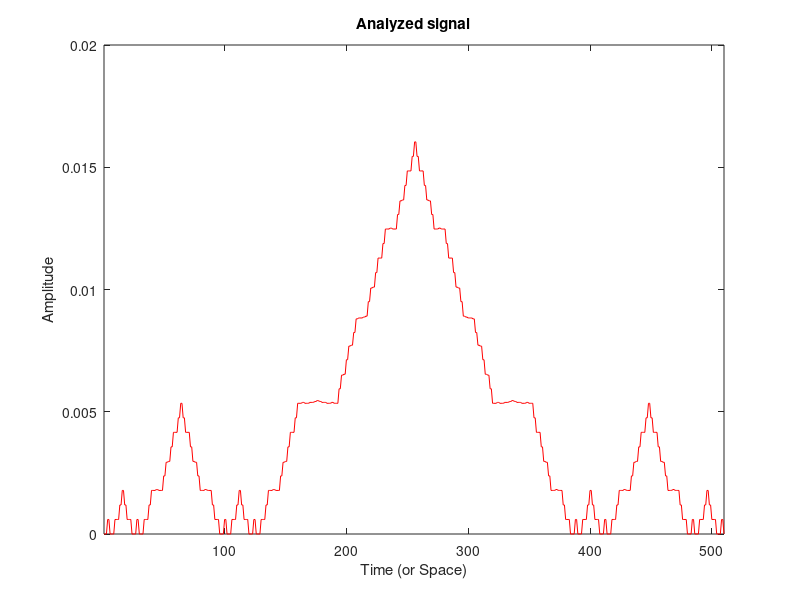

Reproduce this figure in MATLAB. (Note: this script raises an error after producing the figure.)
%% Continuous and Discrete Wavelet Analysis
% These examples aim to show the difference between the discrete 
% wavelet transform (*DWT*) and the continuous wavelet transform (*CWT*).
%
% <<freqbrkcwtdwtex.png>> 

% Copyright 2006-2014 The MathWorks, Inc.

%% When is Continuous Analysis More Appropriate than Discrete Analysis? 
% To answer this, consider the related questions: Do you need to know all
% values of a continuous decomposition to reconstruct the signal exactly?
% Can you perform nonredundant analysis? When the energy of the signal is
% finite, not all values of a decomposition are needed to exactly
% reconstruct the original signal, provided that you are using a wavelet
% that satisfies some admissibility condition. Usual wavelets satisfy this
% condition. In this case, a continuous-time signal is characterized by
% the knowledge of the discrete transform. In such cases, discrete analysis
% is sufficient and continuous analysis is redundant. 

%% Example 1: Fractal Signal
% When a signal is recorded in continuous time or on a very fine time
% grid, both analyses are possible. Which should be used? It depends; each
% one has its own advantages. 
load vonkoch;
lv = 510;
signal = vonkoch(1:lv);
plot(signal,'r'); 
xlim([1 length(signal)]);
title('Analyzed signal');
xlabel('Time (or Space)');
ylabel('Amplitude');


%% Discrete Wavelet Transform (DWT)
% Discrete analysis ensures space-saving coding and is sufficient for exact
% reconstruction. Perform discrete wavelet transform at level 5 by sym2:
lev   = 5; 
wname = 'sym2';
nbcol = 64;
[c,l] = wavedec(signal,lev,wname);
%%
% Expand the discrete wavelet coefficients for visualization
len = length(signal);
cfd = zeros(lev,len);
for k = 1:lev
    d = detcoef(c,l,k);
    d = d(:)';
    d = d(ones(1,2^k),:);
    cfd(k,:) = wkeep1(d(:)',len);
end
cfd =  cfd(:);
I = find(abs(cfd)<sqrt(eps));
cfd(I) = zeros(size(I));
cfd = reshape(cfd,lev,len);
cfd = wcodemat(cfd,nbcol,'row');
%%
% Plot the discrete coefficients.
colormap(pink(nbcol));
image(cfd);
tics = 1:lev; 
labs = int2str((1:lev)');
ax = gca;
ax.YTickLabelMode = 'manual';
ax.YDir = 'normal';
ax.Box = 'On';
ax.YTick = tics;
ax.YTickLabel = labs;
title('Discrete Wavelet Transform, Absolute Coefficients.');
xlabel('Time (or Space)');
ylabel('Level');


%% Continuous Wavelet Transform (CWT)
% Continuous analysis is often easier to interpret, since its redundancy
% tends to reinforce the traits and makes all information more visible.
% This is especially true of very subtle information. Thus, the analysis
% gains in "readability" and in ease of interpretation what it loses in
% terms of saving space. 
scales = (1:32); % Levels 1 to 5 correspond to scales 2, 4, 8, 16 and 32.
cwt(signal,scales,wname,'plot');
colormap(pink(nbcol));


%% Example 2: Frequency Break
% Let's do the same comparison on a second signal. The purpose of this
% example is to show how analysis by wavelets can detect the exact instant
% when a signal changes. The discontinuous signal consists of a slow sine
% wave abruptly followed by a medium sine wave.
load freqbrk; 
signal = freqbrk;
%% 
% Perform the discrete wavelet transform (DWT) at level 5 using db1.
lev   = 5;
wname = 'db1'; 
nbcol = 64; 
[c,l] = wavedec(signal,lev,wname);
%%
% Expand discrete wavelet coefficients for plot.
len = length(signal);
cfd = zeros(lev,len);
for k = 1:lev
    d = detcoef(c,l,k);
    d = d(:)';
    d = d(ones(1,2^k),:);
    cfd(k,:) = wkeep1(d(:)',len);
end
cfd =  cfd(:);
I = find(abs(cfd)<sqrt(eps));
cfd(I) = zeros(size(I));
cfd    = reshape(cfd,lev,len);
cfd = wcodemat(cfd,nbcol,'row');
%% 
% Perform the continuous wavelet transform (CWT) and visualize results
h311 = subplot(3,1,1);
h311.XTick = [];
plot(signal,'r'); 
title('Analyzed signal.');
ax = gca;
ax.XLim = [1 length(signal)];
subplot(3,1,2);
colormap(cool(128));
image(cfd);
tics = 1:lev; 
labs = int2str(tics');
ax = gca;
ax.YTickLabelMode = 'manual';
ax.YDir = 'normal';
ax.Box = 'On';
ax.YTick = tics;
ax.YTickLabel = labs;
title('Discrete Transform, absolute coefficients.');
ylabel('Level');
h312 = subplot(3,1,2);
h312.XTick = [];
subplot(3,1,3);
scales = (1:32);
cwt(signal,scales,wname,'plot');
colormap(cool(128));
ax = gca;
tt = ax.YTickLabel;
[r,c] = size(tt);
yl = char(32*ones(r,c));
for k = 1:3:r 
    yl(k,:) = tt(k,:);
end
ax.YTickLabel = yl;
%%
% Here is a noteworthy example of an important advantage of wavelet
% analysis over Fourier. If the same signal had been analyzed by the
% Fourier transform, we would not have been able to detect the instant when
% the signal's frequency changed, whereas it is clearly observable here.


displayEndOfDemoMessage(mfilename)
